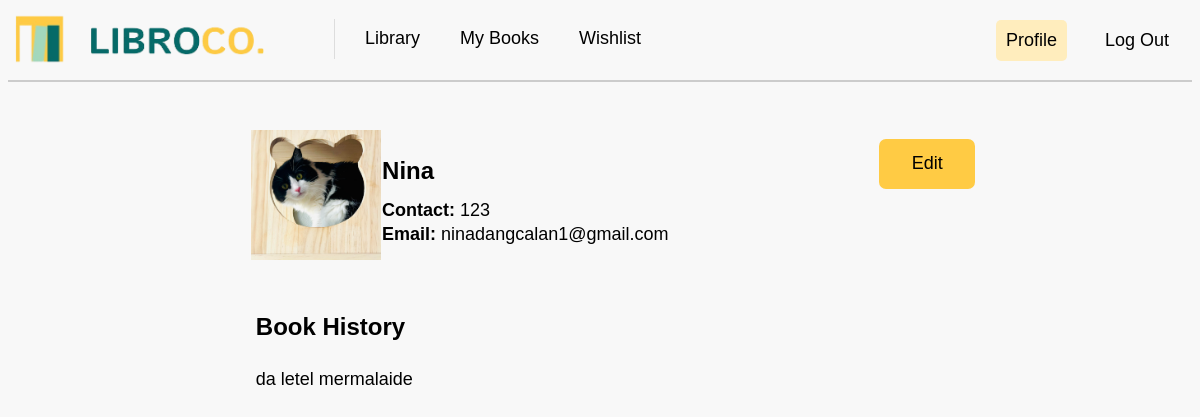
The page /reader_profile (signed in) on the database as committed earlier.
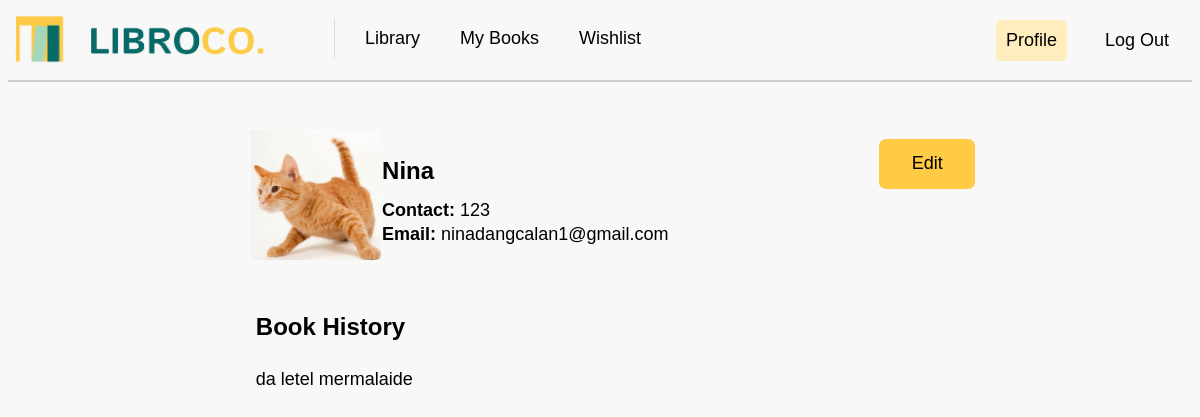
The same page on the database as committed later.
### tables this page shows
CREATE TABLE profileimages (
user_id INTEGER,
user_image VARCHAR(100),
FOREIGN KEY (user_id) REFERENCES users(user_id));

### app.py (the view)
@app.route("/reader_profile")
def reader_profile():
    print("Session data in reader profile route:", session)
    if 'user_id' not in session:
        return redirect(url_for("login"))
    user_id = session.get('user_id')
    sql_user = """
    SELECT u.user_name, u.user_email, u.user_contact, p.user_image
    FROM users u
    LEFT JOIN profileimages p ON u.user_id = p.user_id
    WHERE u.user_id = ?
    """
    user = getprocess(sql_user, (user_id,))
    if user:
        user_data = user[0]
        sql_history = """
        SELECT books.book_title, books.author, books.genre, requests.request_date
        FROM requests
        JOIN books ON requests.book_id = books.book_id
        WHERE requests.user_id = ?
        """
        history = getprocess(sql_history, (user_id,))
        book_history = [
            {
                "title": record['book_title'],
                "author": record['author'],
                "genre": record['genre'],
                "date": record['request_date']
            }
            for record in history
        ]
        return render_template(
            "reader_profile.html",
            user=user_data,
            book_history=book_history
        )
    else:
        flash("Profile not found.")
        return redirect(url_for("login"))

### app.py (called while the page is built)
@app.before_request
def before_request():
    print("Session data:", session)

### dbhelper.py (called while the page is built)
def getprocess(sql: str, params: tuple = ()) -> list:
    try:
        db = connect(database, timeout=30, check_same_thread=False)  # Adding timeout and thread safety
        db.row_factory = Row  # Ensure that rows are returned as dictionaries
        cursor = db.cursor()
        cursor.execute(sql, params)
        data = cursor.fetchall()  # Fetch the data
        return data
    except Error as e:
        print(f"SQLite error: {e}")
        return []
    finally:
        db.close()  # Ensure the connection is closed

### templates/reader_profile.html (shortened to what this page needs)
<!DOCTYPE html>
<html lang="en">
<head>
    <link rel="stylesheet" type="text/css" href="{{ url_for('static', filename='css/mainstyle.css') }}">
    <link rel="stylesheet" type="text/css" href="{{ url_for('static', filename='css/profilestyles.css') }}">
</head>
<body>
    <nav>
        <a class="navbar-brand" href="{{ url_for('library') }}">
            <img class="logo" src="{{ url_for('static', filename='images/logo.png') }}" width="250" height="50" alt="LibroCo. Logo">
        </a>
        <div class="navbar-links">
            <a href="{{ url_for('library') }}">Library</a>
            <a href="{{ url_for('my_books') }}">My Books</a>
            <a href="{{ url_for('wishlist') }}">Wishlist</a>
        </div>
        <div class="navbar-right">
            <a href="{{ url_for('reader_profile') }}" class="active">Profile</a>
            <a href="{{ url_for('logout') }}">Log Out</a>
        </div>
    </nav>
    <div class="divider"></div>
    <div class="main-content">
        <div class="profile_container">
            <div class="profile_image">
                <img src="{{ url_for('static', filename=user['user_image'] if user['user_image'] else 'images/default_profile.png') }}" alt="Profile Image">
            </div>
            <div class="profile_details">
                <h3 class="name">{{ user['user_name'] }}</h3>
                <h5 class="label">Contact: <span class="phone_details">{{ user['user_contact'] }}</span></h5>
                <h5 class="label">Email: <span class="email_details">{{ user['user_email'] }}</span></h5>
            </div>
            <div class="edit">
                <a href="{{ url_for('edit_reader_profile', id=user['user_id']) }}">
                    <button class="edit_button">Edit</button>
                </a>
            </div>
        </div>
        <div class="book_history">
            <h3 class="book_history_header">Book History</h3>
            <ol class="book_list">
                {% if book_history %}
                    {% for book in book_history %}
                        <li>
                            {{ book.title }}
                        </li>
                    {% endfor %}
                {% else %}
                    <li>No book history available.</li>
                {% endif %}
            </ol>
        </div>
    </div>
</body>
</html>

Rows that differ between the two databases and show on the page:
changed profileimages: user_image: a different picture
